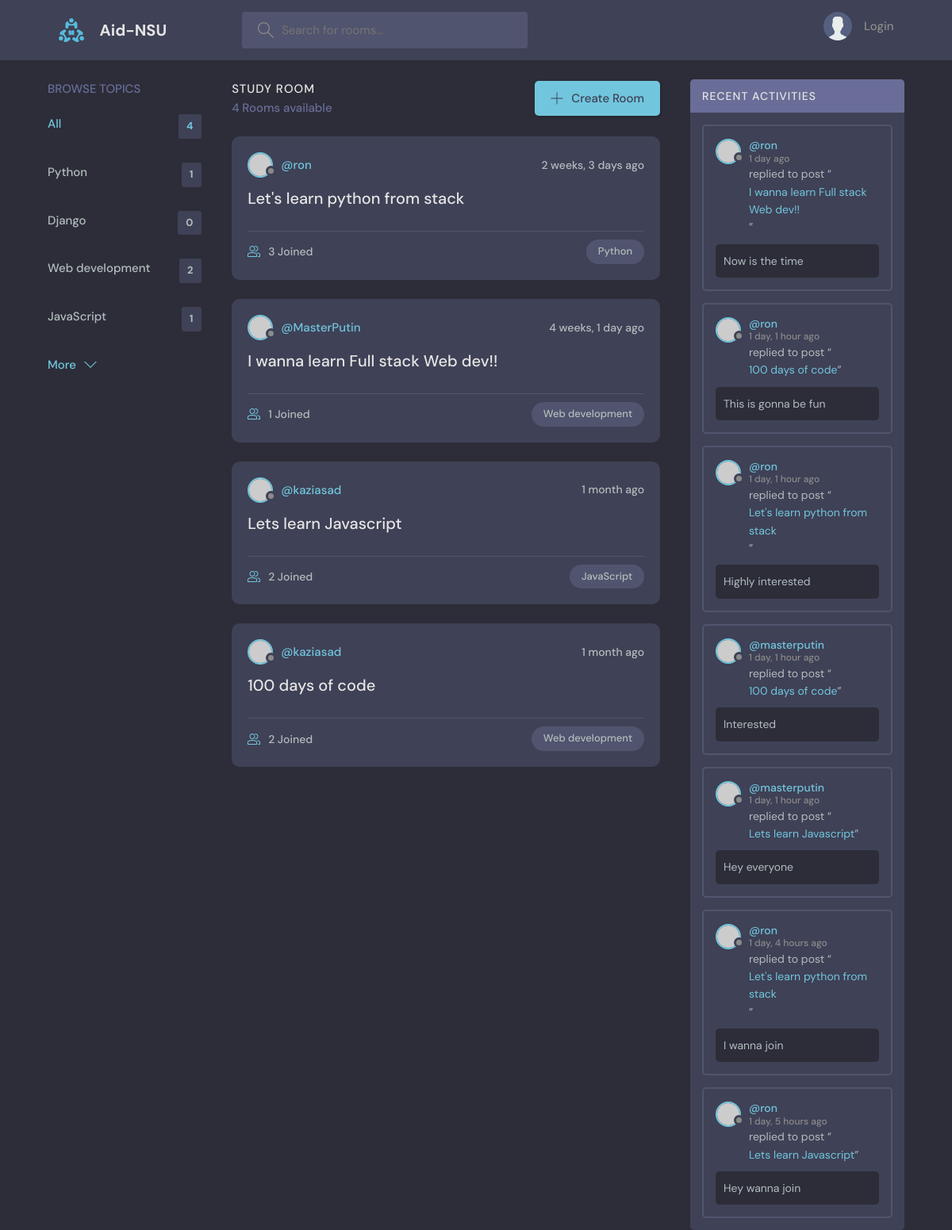
/, run on an earlier commit of the app's database.
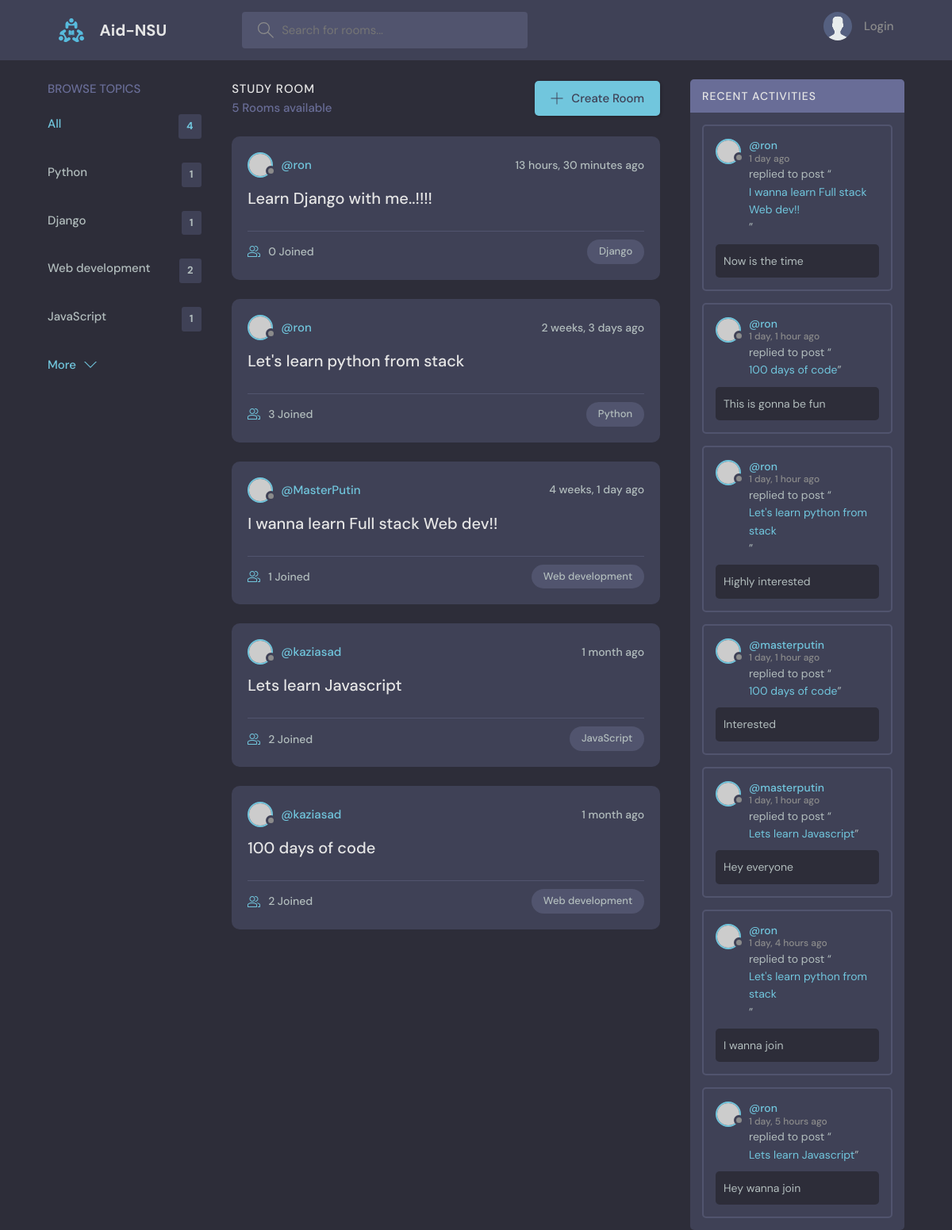
And on a later commit of the database.
### base/models.py (models this page shows, shortened)
class Topic(models.Model):
    name = models.CharField(max_length=200)

class Room(models.Model):
    host = models.ForeignKey(User, on_delete=models.SET_NULL,null=True)
    topic = models.ForeignKey(Topic, on_delete=models.SET_NULL,null=True)
    name = models.CharField(max_length=200)
    description = models.TextField(null=True, blank=True)
    participants = models.ManyToManyField(User, related_name = 'participants', blank=True)
    updated = models.DateTimeField(auto_now=True)
    created = models.DateTimeField(auto_now_add=True)
    class Meta:
        ordering = ['-updated' , '-created']
    def __str__(self):
        return self.name

class Message(models.Model):
    user = models.ForeignKey(User, on_delete=models.CASCADE)
    room = models.ForeignKey(Room, on_delete=models.CASCADE)
    body = models.TextField()
    updated = models.DateTimeField(auto_now=True)
    created = models.DateTimeField(auto_now_add=True)
    class Meta:
        ordering = ['-updated' , '-created']

### base/views.py (the view)
# urls.py: path('',views.home, name="home"),
def home(request):
    q = request.GET.get('q') if request.GET.get('q') != None else ''
    rooms = Room.objects.filter(
        Q(topic__name__contains=q) |
        Q(name__icontains=q) |
        Q(description__icontains=q)
    )
    topics = Topic.objects.all()
    room_count = rooms.count()
    room_messages = Message.objects.filter(
        Q(room__name__icontains=q))  # Mofidy the activity settings
    context = {'rooms': rooms, 'topics': topics,
               'room_count': room_count, 'room_messages': room_messages}
    return render(request, 'base/home.html', context)

### base/templates/base/home.html (shortened to what this page needs)
{% extends 'main.html' %}
{% block content %}
<main class="layout layout--3">
  <div class="container">
    {% include 'base/topics_component.html' %}
    <div class="roomList">
      <div class="roomList__header">
        <div>
          <h2>Study Room</h2>
          <p>{{room_count}} Rooms available</p>
        </div>
        <a class="btn btn--main" href="{% url 'create-room' %}">
          <svg version="1.1" xmlns="http://www.w3.org/2000/svg" width="32" height="32" viewBox="0 0 32 32">
            <title>add</title>
            <path
              d="M16.943 0.943h-1.885v14.115h-14.115v1.885h14.115v14.115h1.885v-14.115h14.115v-1.885h-14.115v-14.115z">
            </path>
          </svg>
          Create Room
        </a>
      </div>
       {% include 'base/feed_component.html' %}
    </div>
    {% include 'base/activity_component.html' %}
  </div>
</main>
{% endblock %}

### base/templates/base/topics_component.html
<div class="topics">
    <div class="topics__header">
      <h2>Browse Topics</h2>
    </div>
    <ul class="topics__list">
      <li>
        <a href="{% url 'home'%}" class="active">All <span>{{topics.count}}</span></a>
      </li>
      {% for topic in topics %}
      <li>
        <a href=""{% url 'home' %}?q={{topic.name}}">{{topic.name}}<span>{{topic.room_set.all.count}}</span></a>
      </li>
      {% endfor %}
    </ul>
    <a class="btn btn--link" href="topics.html">
      More
      <svg version="1.1" xmlns="http://www.w3.org/2000/svg" width="32" height="32" viewBox="0 0 32 32">
        <title>chevron-down</title>
        <path d="M16 21l-13-13h-3l16 16 16-16h-3l-13 13z"></path>
      </svg>
    </a>
  </div>

### base/templates/base/feed_component.html (shortened to what this page needs)
{% for room in rooms %}
<div class="roomListRoom">
        <div class="roomListRoom__header">
          <a href="{% url 'user-profile' room.host.id %}" class="roomListRoom__author">
            <div class="avatar avatar--small">
              <img src="https://randomuser.me/api/portraits/women/11.jpg" />
            </div>
            <span>@{{room.host.username}}</span>
          </a>
          <div class="roomListRoom__actions">
            <span>{{room.created|timesince}} ago</span>
          </div>
        </div>
        <div class="roomListRoom__content">
          <a href="{% url 'room' room.id %}">{{room.name}}</a>
        </div>
        <div class="roomListRoom__meta">
          <a href="{% url 'room' room.id %}" class="roomListRoom__joined">
            {{room.participants.all.count}} Joined
          </a>
          <p class="roomListRoom__topic">{{room.topic.name}}</p>
        </div>
</div>
{% endfor %}

### base/templates/base/activity_component.html (shortened to what this page needs)
<div class="activities">
    <div class="activities__header">
      <h2>Recent Activities</h2>
    </div>
    {% for message in room_messages %}
    <div class="activities__box">
      <div class="activities__boxHeader roomListRoom__header">
        <a href="{% url 'user-profile' message.user.id %}" class="roomListRoom__author">
          <div class="avatar avatar--small">
            <img src="https://randomuser.me/api/portraits/women/11.jpg" />
          </div>
          <p>
            @{{message.user}}
            <span>{{message.created|timesince}} ago </span>
          </p>
        </a>
      </div>
      <div class="activities__boxContent">
        <p>replied to post “<a href="{% url 'room' message.room.id %}">{{message.room}}</a>”</p>
        <div class="activities__boxRoomContent">
            {{message.body}}
        </div>
      </div>
    </div>
    {% endfor %}
  </div>

What changed in the data, as far as the page shows it:
computed for Topic "Django": room_set.all.count "0" → "1"
added Room: host.username "ron", created "13 hours, 30 minutes", name "Learn Django with me..!!!!", participants.all.count "0", topic.name "Django"
Also different on the page:
{{ room_count }}: "4" → "5"
